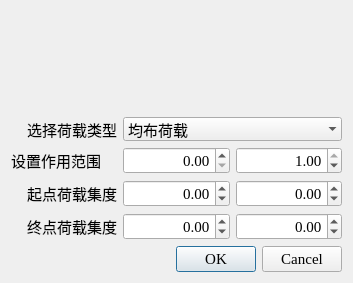
<?xml version="1.0" encoding="UTF-8"?>
<ui version="4.0">
 <class>LoadDialog</class>
 <widget class="QDialog" name="LoadDialog">
  <property name="geometry">
   <rect>
    <x>0</x>
    <y>0</y>
    <width>353</width>
    <height>267</height>
   </rect>
  </property>
  <property name="font">
   <font>
    <family>Times New Roman</family>
    <pointsize>11</pointsize>
   </font>
  </property>
  <property name="windowTitle">
   <string>设置荷载参数</string>
  </property>
  <layout class="QVBoxLayout" name="verticalLayout">
   <item>
    <widget class="QWidget" name="widget" native="true">
     <property name="minimumSize">
      <size>
       <width>0</width>
       <height>100</height>
      </size>
     </property>
     <property name="styleSheet">
      <string notr="true">image: url(:/images/images/LoadHint.png);</string>
     </property>
    </widget>
   </item>
   <item>
    <layout class="QGridLayout" name="gridLayout">
     <item row="3" column="0">
      <widget class="QLabel" name="label_4">
       <property name="text">
        <string>终点荷载集度</string>
       </property>
       <property name="alignment">
        <set>Qt::AlignRight|Qt::AlignTrailing|Qt::AlignVCenter</set>
       </property>
      </widget>
     </item>
     <item row="3" column="1">
      <widget class="QDoubleSpinBox" name="EPX">
       <property name="alignment">
        <set>Qt::AlignRight|Qt::AlignTrailing|Qt::AlignVCenter</set>
       </property>
       <property name="minimum">
        <double>-10000000.000000000000000</double>
       </property>
       <property name="maximum">
        <double>10000000.000000000000000</double>
       </property>
       <property name="value">
        <double>0.000000000000000</double>
       </property>
      </widget>
     </item>
     <item row="0" column="1" colspan="2">
      <widget class="QComboBox" name="LoadType">
       <property name="frame">
        <bool>false</bool>
       </property>
       <item>
        <property name="text">
         <string>均布荷载</string>
        </property>
       </item>
       <item>
        <property name="text">
         <string>线性分布荷载</string>
        </property>
       </item>
      </widget>
     </item>
     <item row="0" column="0">
      <widget class="QLabel" name="label">
       <property name="text">
        <string>选择荷载类型</string>
       </property>
       <property name="alignment">
        <set>Qt::AlignRight|Qt::AlignTrailing|Qt::AlignVCenter</set>
       </property>
      </widget>
     </item>
     <item row="2" column="0">
      <widget class="QLabel" name="label_2">
       <property name="text">
        <string>起点荷载集度</string>
       </property>
       <property name="alignment">
        <set>Qt::AlignRight|Qt::AlignTrailing|Qt::AlignVCenter</set>
       </property>
      </widget>
     </item>
     <item row="2" column="1">
      <widget class="QDoubleSpinBox" name="BPX">
       <property name="alignment">
        <set>Qt::AlignRight|Qt::AlignTrailing|Qt::AlignVCenter</set>
       </property>
       <property name="minimum">
        <double>-10000004.000000000000000</double>
       </property>
       <property name="maximum">
        <double>10000000.000000000000000</double>
       </property>
       <property name="value">
        <double>0.000000000000000</double>
       </property>
      </widget>
     </item>
     <item row="2" column="2">
      <widget class="QDoubleSpinBox" name="BPY">
       <property name="alignment">
        <set>Qt::AlignRight|Qt::AlignTrailing|Qt::AlignVCenter</set>
       </property>
       <property name="minimum">
        <double>-10000000000.000000000000000</double>
       </property>
       <property name="maximum">
        <double>10000000000.000000000000000</double>
       </property>
      </widget>
     </item>
     <item row="3" column="2">
      <widget class="QDoubleSpinBox" name="EPY">
       <property name="alignment">
        <set>Qt::AlignRight|Qt::AlignTrailing|Qt::AlignVCenter</set>
       </property>
       <property name="minimum">
        <double>-1000000000.000000000000000</double>
       </property>
       <property name="maximum">
        <double>10000000000.000000000000000</double>
       </property>
      </widget>
     </item>
     <item row="1" column="0">
      <widget class="QLabel" name="label_3">
       <property name="text">
        <string>设置作用范围</string>
       </property>
      </widget>
     </item>
     <item row="1" column="1">
      <widget class="QDoubleSpinBox" name="minRange">
       <property name="alignment">
        <set>Qt::AlignRight|Qt::AlignTrailing|Qt::AlignVCenter</set>
       </property>
       <property name="decimals">
        <number>2</number>
       </property>
       <property name="maximum">
        <double>1.000000000000000</double>
       </property>
       <property name="singleStep">
        <double>0.100000000000000</double>
       </property>
      </widget>
     </item>
     <item row="1" column="2">
      <widget class="QDoubleSpinBox" name="maxRange">
       <property name="alignment">
        <set>Qt::AlignRight|Qt::AlignTrailing|Qt::AlignVCenter</set>
       </property>
       <property name="decimals">
        <number>2</number>
       </property>
       <property name="maximum">
        <double>1.000000000000000</double>
       </property>
       <property name="singleStep">
        <double>0.100000000000000</double>
       </property>
       <property name="value">
        <double>1.000000000000000</double>
       </property>
      </widget>
     </item>
    </layout>
   </item>
   <item>
    <widget class="QDialogButtonBox" name="buttonBox">
     <property name="orientation">
      <enum>Qt::Horizontal</enum>
     </property>
     <property name="standardButtons">
      <set>QDialogButtonBox::Cancel|QDialogButtonBox::Ok</set>
     </property>
    </widget>
   </item>
  </layout>
 </widget>
 <resources/>
 <connections>
  <connection>
   <sender>buttonBox</sender>
   <signal>accepted()</signal>
   <receiver>LoadDialog</receiver>
   <slot>accept()</slot>
   <hints>
    <hint type="sourcelabel">
     <x>248</x>
     <y>254</y>
    </hint>
    <hint type="destinationlabel">
     <x>157</x>
     <y>274</y>
    </hint>
   </hints>
  </connection>
  <connection>
   <sender>buttonBox</sender>
   <signal>rejected()</signal>
   <receiver>LoadDialog</receiver>
   <slot>reject()</slot>
   <hints>
    <hint type="sourcelabel">
     <x>316</x>
     <y>260</y>
    </hint>
    <hint type="destinationlabel">
     <x>286</x>
     <y>274</y>
    </hint>
   </hints>
  </connection>
 </connections>
</ui>
